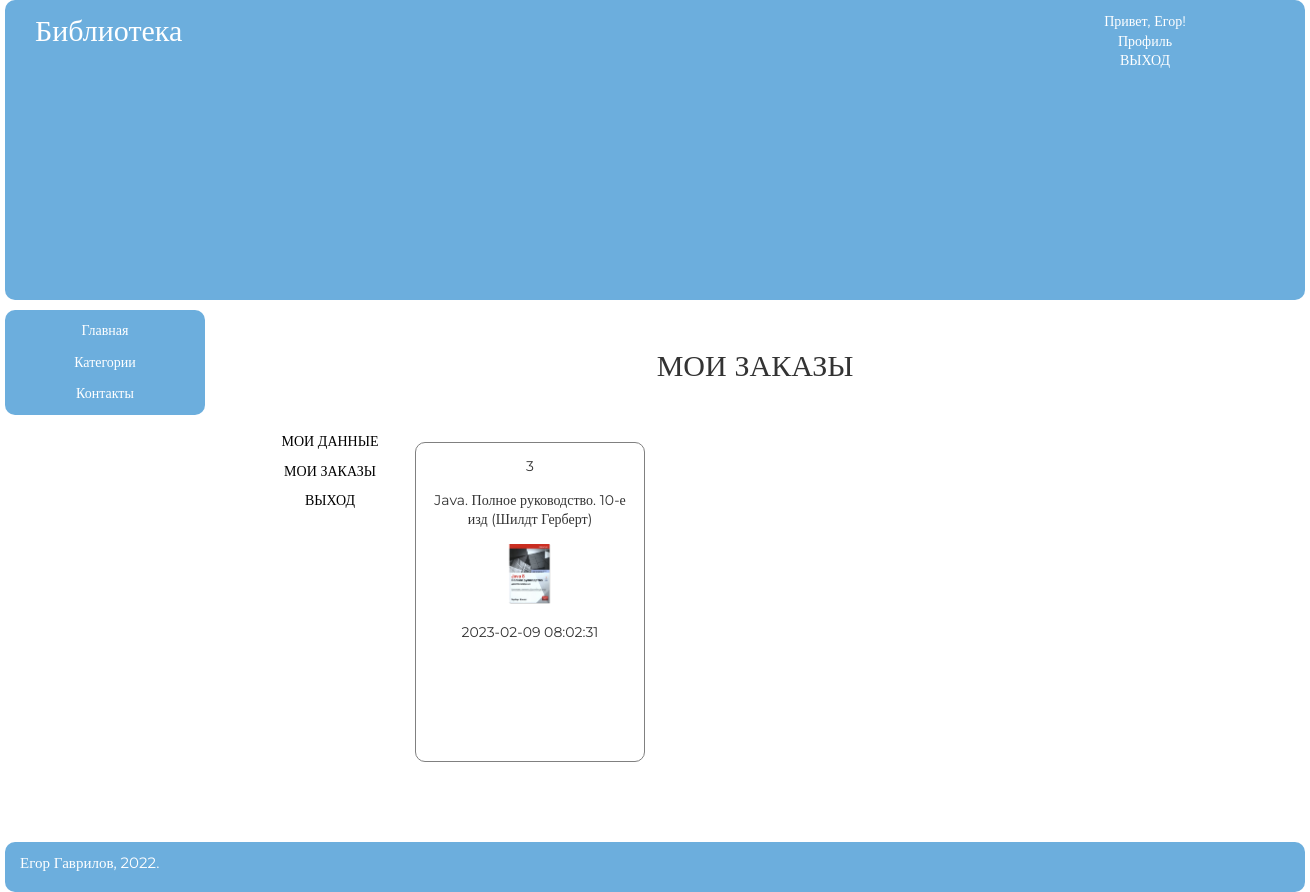
The page /orders_user.php (signed in) on the database its author committed.
### tables this page shows
CREATE TABLE `orders` (
  `id` int(11) NOT NULL,
  `book_id` int(11) NOT NULL,
  `user_id` int(11) NOT NULL,
  `creation_date` datetime NOT NULL DEFAULT current_timestamp()
);

CREATE TABLE `catalog` (
  `id` int(11) NOT NULL,
  `title` text NOT NULL,
  `category` int(11) NOT NULL,
  `year` int(4) NOT NULL,
  `filename` text NOT NULL,
  `picture` text NOT NULL
);

### orders_user.php (called while the page is built)
<?php
include "components/header.php";
include "components/contents/orders_user.php";
include "components/sidebar.php";
include "components/footer.php"
?>

### components/contents/orders_user.php (the view)
<div class="container clearfix">
    <main class="content">
        <p style="text-align: center; font-size: 30px; margin: 0; padding: 1.5em 0;">МОИ ЗАКАЗЫ</p>
        <div class="profile">
            <div class="menu_prof">
                <a href="profile.php">МОИ ДАННЫЕ</a>
                <a href="orders_user.php">МОИ ЗАКАЗЫ</a>
                <a href="adminka/controllers/exit_user.php">ВЫХОД</a>
            </div>
                    <div class="value_profile">
                        <div class="boxes">
                            <?php
                            $client_id = $_SESSION['client']['id'];
                            $str_out_orders = "SELECT * FROM `orders` WHERE user_id=$client_id";
                            $run_out_orders = mysqli_query($connect, $str_out_orders);
                            while ($out_order = mysqli_fetch_array($run_out_orders)) {
                                echo "
                                        <div class=box>
                                            <p>$out_order[id]</p>
                                    ";
                                $book_id = $out_order['book_id'];
                                $str_out_book = "SELECT * FROM `catalog` WHERE id=$book_id";
                                $run_out_book = mysqli_query($connect, $str_out_book);
                                $out_book = mysqli_fetch_array($run_out_book);
                                echo "
                                            <p>$out_book[title]</p>
                                            <img src=images/$out_book[picture] width=60px/>
                                    ";
                                echo "
                                            <p>$out_order[creation_date]</p>
                                        </div>
                                    ";
                            }
                            ?>
                        </div>
                    </div>
        </div>
    </main>

### css/style.css (style rules this page uses)
html { line-height: 1.15; -webkit-text-size-adjust: 100%; }
body { margin: 0; }
main { display: block; }
a { background-color: transparent; }
img { border-style: none; }
* { -webkit-box-sizing: border-box; -moz-box-sizing: border-box; box-sizing: border-box; }
.clearfix:after { content: ""; display:block; clear: both; }
html, body { font-family: Montserrat; margin: 0; padding: 0; font-size: 14px; line-height: 1.4; color: #333; background-color: #fff; }
.content { width: 100%; float: left; padding-left: 200px; margin-bottom: 10px; }
a { text-decoration: none; color: white; }
.box { width: 230px; height: 320px; border: 1px solid grey; border-radius: 10px; margin: 10px; padding: 0px 15px; text-align: center; }
.boxes { display: flex; flex-wrap: wrap; }
.profile { display: flex; margin-left: 50px; }
.menu_prof { width: 150px; height: 400px; text-align: center; }
.menu_prof > a { display: block; margin-bottom: 10px; color: black; }
.value_profile { width: 800px; height: 400px; text-align: center; }

### rows shown on the page
orders: id "3", book.title "Java. Полное руководство. 10-е изд (Шилдт Герберт)", book.picture (picture), creation_date "2023-02-09 08:02:31"

### other values the page prints
$_SESSION['client']['name'] "Егор"
